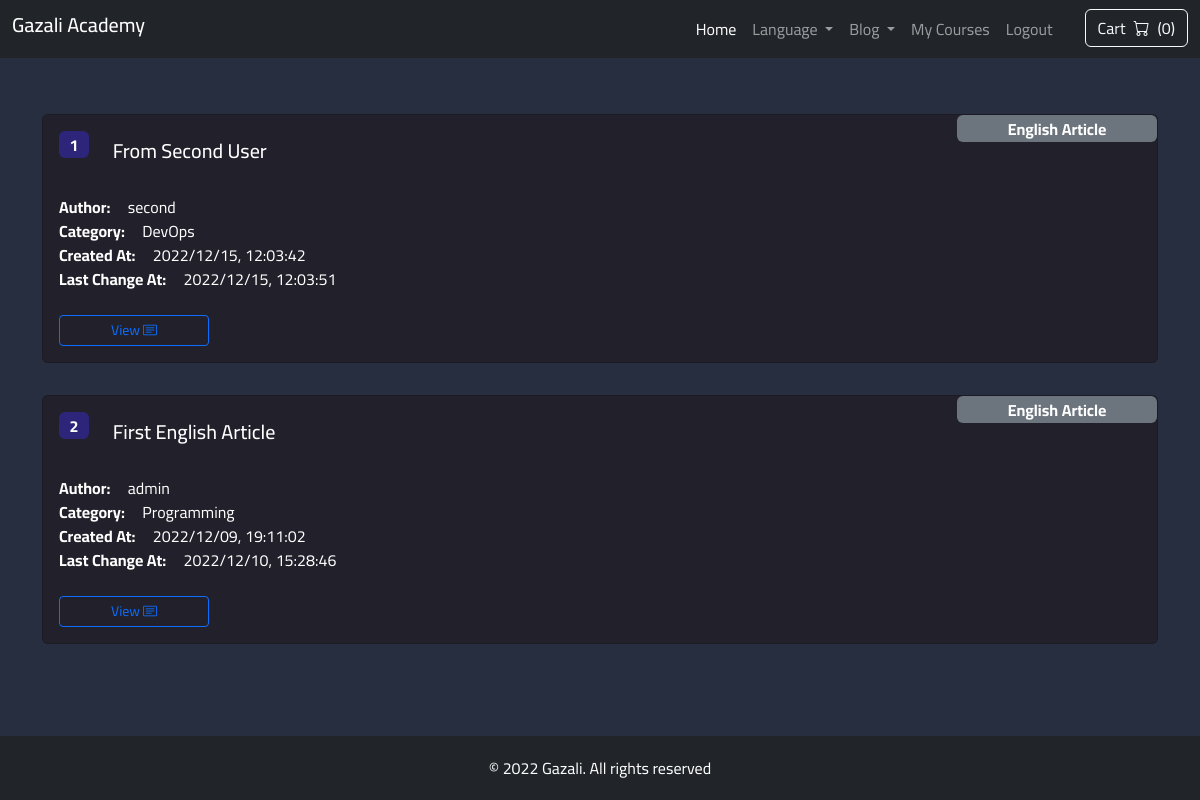
Page /blog/ (signed in) on the committed database.
### blog/models.py (models this page shows, shortened)
class Article(models.Model):
    title = models.CharField(verbose_name=_('title'), max_length=255, unique=True)
    body = RichTextField()
    is_arabic = models.BooleanField(default=True, verbose_name=_('is arabic'))
    created_at = models.DateTimeField(auto_now_add=True, verbose_name=_('created at'))
    updated_at = models.DateTimeField(auto_now=True, verbose_name=_('updated at'))
    author = models.ForeignKey(AUTH_USER_MODEL, null=True, on_delete=models.SET_NULL, verbose_name=_('author'))
    category = models.ForeignKey(Category, on_delete=models.PROTECT, verbose_name=_('category'))
    class Meta:
        verbose_name = _('article')
        verbose_name_plural = _('articles')

class Category(models.Model):
    name = models.CharField(max_length=255, verbose_name=_('name'))
    def __str__(self):
        return self.name
    class Meta:
        verbose_name = _('category')
        verbose_name_plural = _('categories')

### blog/views.py (the view)
# urls.py: path('', views.list_blog, name='blog_list'),
def list_blog(request: HttpRequest):
    articles = Article.objects.all().order_by("-created_at")
    return render(request, 'main_blog.html', {"articles": articles})

### courses/custom_context_processor.py (called while the page is built)
def academy_website(request):
    cart = Cart.objects.filter(session=request.session.session_key).last() or None
    cart_total = 0
    cart_courses = []
    if cart is not None:
        cart_courses = Course.objects.filter(pk__in=cart.items)
        for course in cart_courses:
            cart_total += course.price
    return {
        "cart_courses": cart_courses,
        "cart_total": cart_total
    }

### blog/templates/main_blog.html (shortened to what this page needs)
{% extends 'base.html' %}
{% load i18n %}
{% block content %}
    <div class="container my-5 d-flex flex-column gap-3">
        {% for article in articles %}
            <div class="position-relative card text-white my-2" style="background-color: var(--cards-color)">
                <div class="card-body">
                    <div class="card-title mb-3 d-flex gap-3 align-items-start">
                        <div class="badge fs-6 fc" style="background-color: var(--cards-color-2);">
                            {{ forloop.counter }}
                        </div>
                        <h5 class="rounded p-2">
                            {{ article.title }}
                        </h5>
                    </div>
                    <div>
                        <span class="fw-bold">{% trans "Author" %}: &nbsp;&nbsp;&nbsp; </span> {{ article.author }}
                    </div>
                    <div>
                        <span class="fw-bold">{% trans "Category" %}: &nbsp;&nbsp;&nbsp; </span> {{ article.category }}
                    </div>
                    <div>
                        <span class="fw-bold">{% trans "Created At" %}: &nbsp;&nbsp;&nbsp; </span> {{ article.created_at|date:"Y/m/d, H:i:s" }}
                    </div>
                    <div class="mb-4">
                        <span class="fw-bold">{% trans "Last Change At" %}: &nbsp;&nbsp;&nbsp; </span> {{ article.updated_at|date:"Y/m/d, H:i:s" }}
                    </div>
                    <div class="row container gap-2">
                        <a href={% url 'blog_detail' article.id %} class="btn btn-outline-primary btn-sm" style="width: 150px">{% trans "View" %} <i class="bi bi-card-text"></i></a>
                    </div>
                </div>
                <div class="badge fs-6 bg-secondary position-absolute top-0 end-0" style="width: 200px">
                    {% if article.is_arabic %}
                        {% trans "Arabic Article" %}
                    {% else %}
                        {% trans "English Article" %}
                    {% endif %}
                </div>
            </div>
        {% empty %}
            <div class="fc fs-1 gap-3 mt-4 p-4 flex-wrap text-center text-white rounded" style="border: 2px solid white">
                {% trans "There is no articles for display" %} <i class="bi bi-emoji-frown"></i>
            </div>
        {% endfor %}
    </div>
{% endblock content %}

### static/css/mystyles.css (style rules this page uses)
:root { --bg-color: #262e40; --cards-color: #22212b; --cards-color-2: #2d2579; --bg-details: #2828348f; }
*, *::after, *::before { box-sizing: border-box; scroll-behavior: smooth; font-family: 'Cairo', sans-serif; }
body, main { overflow-x: hidden; }
body { width: 100%; min-height: 100vh; position: relative; background-color: var(--bg-color); }
.fc { display: flex; justify-content: center; align-items: center; }

### rows in the picture
Article: title "From Second User", author "second", category "DevOps", created_at "2022/12/15, 12:03:42", updated_at "2022/12/15, 12:03:51"
Article: title "First English Article", author "admin", category "Programming", created_at "2022/12/09, 19:11:02", updated_at "2022/12/10, 15:28:46"

### other values in the picture
{{ cart_courses|length }} "0"
